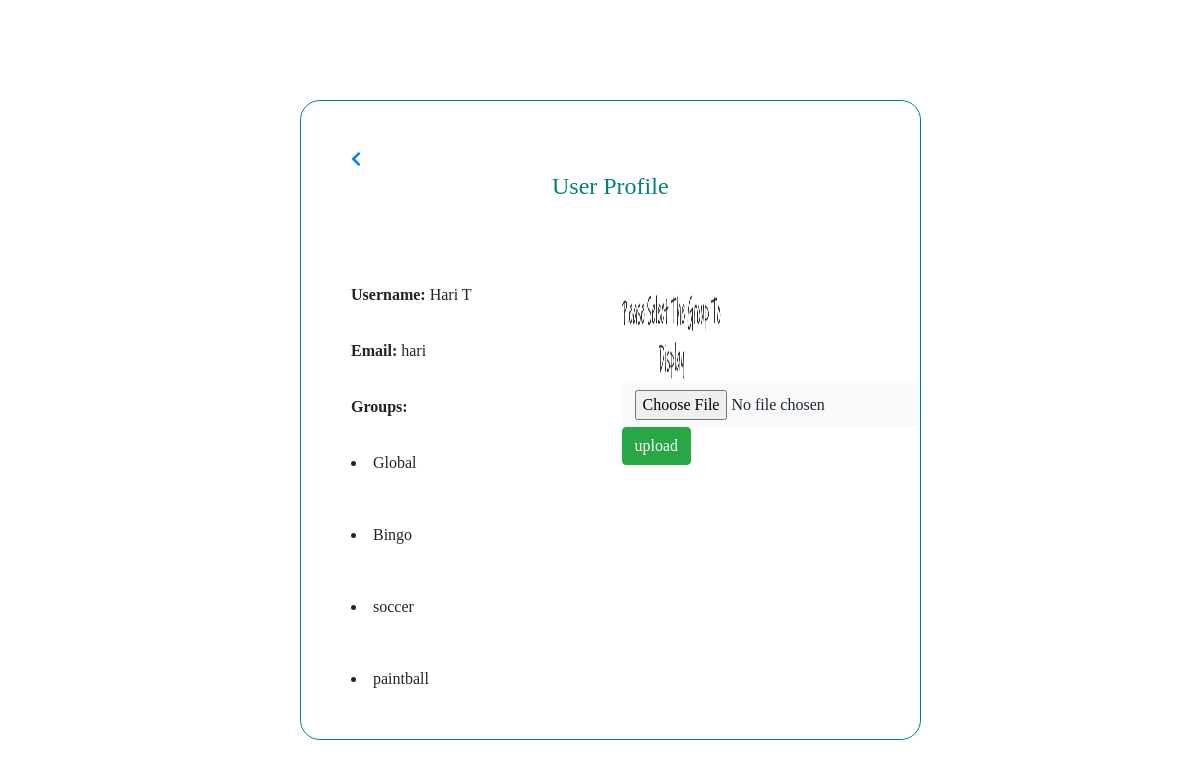
The page /userprofile.php (signed in) on the database its author committed.
### tables this page shows
CREATE TABLE `users` (
  `user_id` int(30) NOT NULL,
  `user_name` varchar(30) NOT NULL,
  `email_id` varchar(30) NOT NULL,
  `password` varchar(30) NOT NULL,
  `user_image` text NOT NULL,
  `posts` text,
  `comments` text NOT NULL
);

CREATE TABLE `groups` (
  `group_id` int(11) NOT NULL,
  `group_name` text NOT NULL,
  `owner_id` int(11) NOT NULL,
  `privacy` text NOT NULL
);

### userprofile.php (the view, shortened to what this page needs)
<!DOCTYPE html>
<html>
<head>
<link rel ="stylesheet" a href="css\uprofile.css">
<link rel="stylesheet" href="https://use.fontawesome.com/releases/v5.0.13/css/all.css"
>
<link rel="stylesheet" href="https://stackpath.bootstrapcdn.com/bootstrap/4.1.1/css/bootstrap.min.css"
>
</head>
<body>
<div>
<?php
    global $dbc;
    $mail = $_SESSION['email_id'];
      $user="SELECT user_name,user_id,user_image FROM `users` WHERE email_id = '$mail' ";
       $r_user= mysqli_query($dbc,$user);
       $row_user=mysqli_fetch_array($r_user);
       $user_name = $row_user['user_name'];
       $user_id = $row_user['user_id'];
       if($row_user['user_image']==""){
                $dp="";
                $dp=$dp."default.jpg";
              }
              else{
              	$dp =$row_user['user_image'];
              }
       $g_name = "SELECT groups.group_name FROM `groups` INNER JOIN `user_groups` where user_groups.user_id='$user_id' AND groups.group_id=user_groups.group_id AND groups.privacy='public'";
       $gn_result= mysqli_query($dbc,$g_name);
       $profile='';
       $profile=$profile."<div class='profilepage'>";
       $profile=$profile."<a style='margin-top:50px;margin-left:50px;' href=home.php <i class='fas fa-chevron-left' ></i></a>";
       $profile=$profile."<H4 style='text-align:center; color:teal; margin-top:0px;'>User Profile</H4><br>";
       $profile=$profile."<div id='aligns'>";
       $profile=$profile."<label>Username:</label>";
       $profile=$profile." $user_name<br><br>";
       $profile=$profile."<label>Email:</label>";
       $profile=$profile." $mail<br><br>";
       $profile=$profile."<label>Groups:</label><br><br>";
       while( $rowg= mysqli_fetch_array($gn_result)){
           $group_name=$rowg['group_name'];
       $profile=$profile."<li>$group_name</li><br><br>";
       }
       $profile=$profile."</div>";
       $profile=$profile."<div id='imgg'style='float:right';>";
       $profile=$profile."<img width='100' height='100' src ='img/$dp'>";
       $profile=$profile."<form method='POST' enctype='multipart/form-data'>";
       $profile=$profile."<input type='file' class='btn btn-light'name='img' value='choose'/><br>";
       $profile=$profile."<input type='submit' name='submit' class='btn btn-success' value='upload'/>";
       $profile=$profile."</form>";
       $profile=$profile."</div>";
       $profile=$profile."</div>";
       echo $profile;
?>
</body>
</html>

### css/uprofile.css (style rules this page uses)
.profilepage { border:1px solid teal; margin-left: 300px; margin-top: 100px; margin-right: 200px; margin-bottom: 300px; border-radius: 20px; position: fixed; font-family: Verdana; }
#aligns { margin-left: 50px; margin-top: 50px; float: left; }
label { font-weight: bold; }
#imgg { margin-left: 150px; margin-top: 50px; }

### rows shown on the page
users: user_name "Hari T", user_image (picture)
groups: group_name "Global"
groups: group_name "Bingo"
groups: group_name "soccer"
groups: group_name "paintball"

### other values the page prints
$mail "hari"
